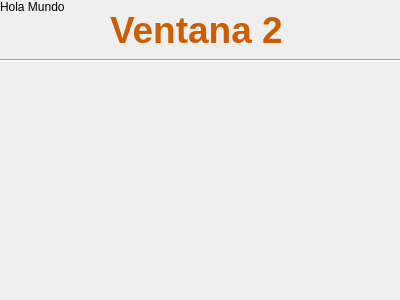
<?xml version="1.0" encoding="UTF-8"?>
<ui version="4.0">
 <class>Ventana2</class>
 <widget class="QDialog" name="Ventana2">
  <property name="geometry">
   <rect>
    <x>0</x>
    <y>0</y>
    <width>400</width>
    <height>300</height>
   </rect>
  </property>
  <property name="windowTitle">
   <string>Dialog</string>
  </property>
  <widget class="QLabel" name="label">
   <property name="geometry">
    <rect>
     <x>110</x>
     <y>0</y>
     <width>211</width>
     <height>61</height>
    </rect>
   </property>
   <property name="text">
    <string>&lt;html&gt;&lt;head/&gt;&lt;body&gt;&lt;p&gt;&lt;span style=&quot; font-size:28pt; font-weight:600; color:#ce5c00;&quot;&gt;Ventana 2&lt;/span&gt;&lt;/p&gt;&lt;/body&gt;&lt;/html&gt;</string>
   </property>
  </widget>
  <widget class="Line" name="line">
   <property name="geometry">
    <rect>
     <x>0</x>
     <y>50</y>
     <width>401</width>
     <height>20</height>
    </rect>
   </property>
   <property name="orientation">
    <enum>Qt::Horizontal</enum>
   </property>
  </widget>
  <widget class="QLabel" name="lbl_mensaje">
   <property name="text">
    <string>Hola Mundo</string>
   </property>
  </widget>
 </widget>
 <resources/>
 <connections/>
</ui>
